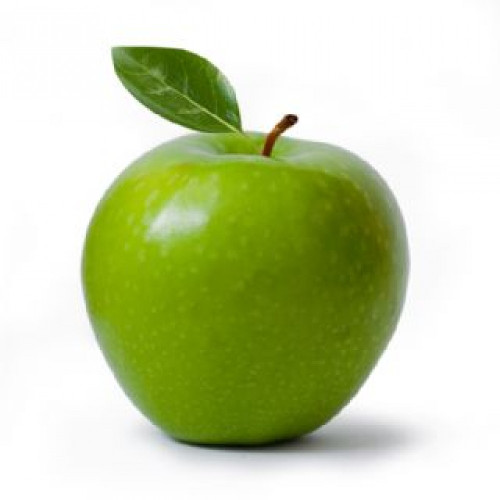
#> input picture SNT/Python/2022-03/Traitement d'image/pomme.jpg, 500 x 500 px
$ python edge_detection.py
#> lines starting #> are read from the running program, lines starting #| are printed output that depends on the picture; after the words box and inside, x2 and y2 are one past the last pixel; in counts of white or black regions, pixels touching at a corner belong together
#!/usr/bin/env python3
# -*- coding:utf-8 -*-
from PIL import Image
from os.path import realpath

input_file = realpath('../pomme.jpg')

with Image.open(input_file) as image:
#> image is the input picture: PIL image 500x500 RGB; mean R, G, B 198.9, 209.6, 167.9
    image_copy = image.copy()
    image = image.convert("L")
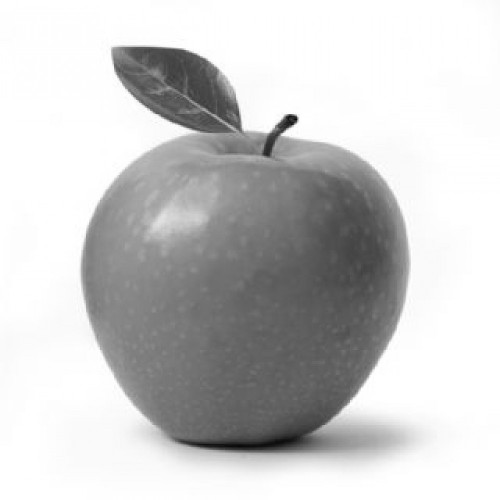
#> image: PIL image 500x500 L; min 8, max 255, mean 201.6
    new_image = Image.new(image.mode, image.size)
#> new_image: PIL image 500x500 L; every value is 0
    width, height = image.size
#> width = 500; height = 500
    for x in range(width):
        for y in range(height):
            try:
                seuil = 20

                p1 = image.getpixel((x+1, y+1))
                p2 = image.getpixel((x-1, y-1))
                diff = abs(p1-p2)

                p3 = image.getpixel((x+1, y-1))
                p4 = image.getpixel((x-1, y+1))
                diff2 = abs(p3-p4)

                if diff > seuil or diff2 > seuil:
                    edge = True
                else:
                    edge = False
            except IndexError:
                edge = False

            new_image.putpixel((x, y), 255 if edge else 0)
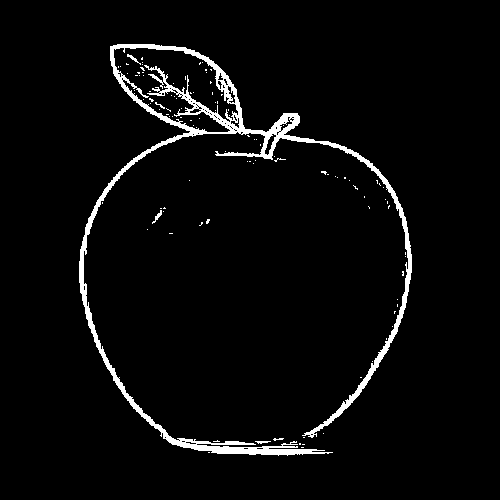
#> new_image: PIL image 500x500 L; 3.7% white; 108 white regions (103 under 20 px), largest, box (x1, y1, x2, y2) and area: (79, 44, 412, 456) 8731, (152, 210, 162, 224) 42, (127, 54, 141, 65) 38, (255, 441, 271, 444) 30, (155, 102, 165, 109) 20
    new_image.save('edge_detection_output.png', 'PNG')

    for x in range(width):
        for y in range(height):
            p = new_image.getpixel((x, y))
            if p == 255:
                image_copy.putpixel((x, y), (0, 0, 0))
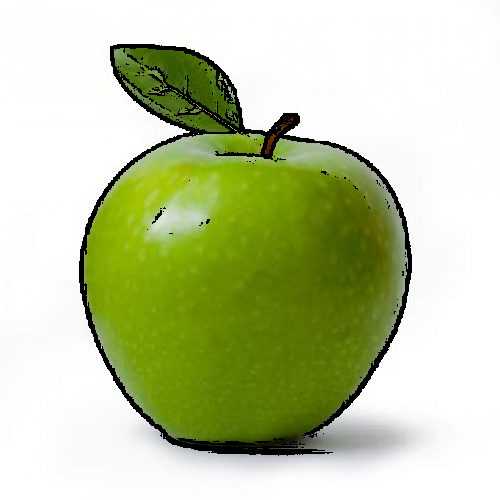
#> image_copy: PIL image 500x500 RGB; mean R, G, B 193.3, 203.5, 163.1

    image_copy.save('edge_detection_output2.png', 'PNG')
